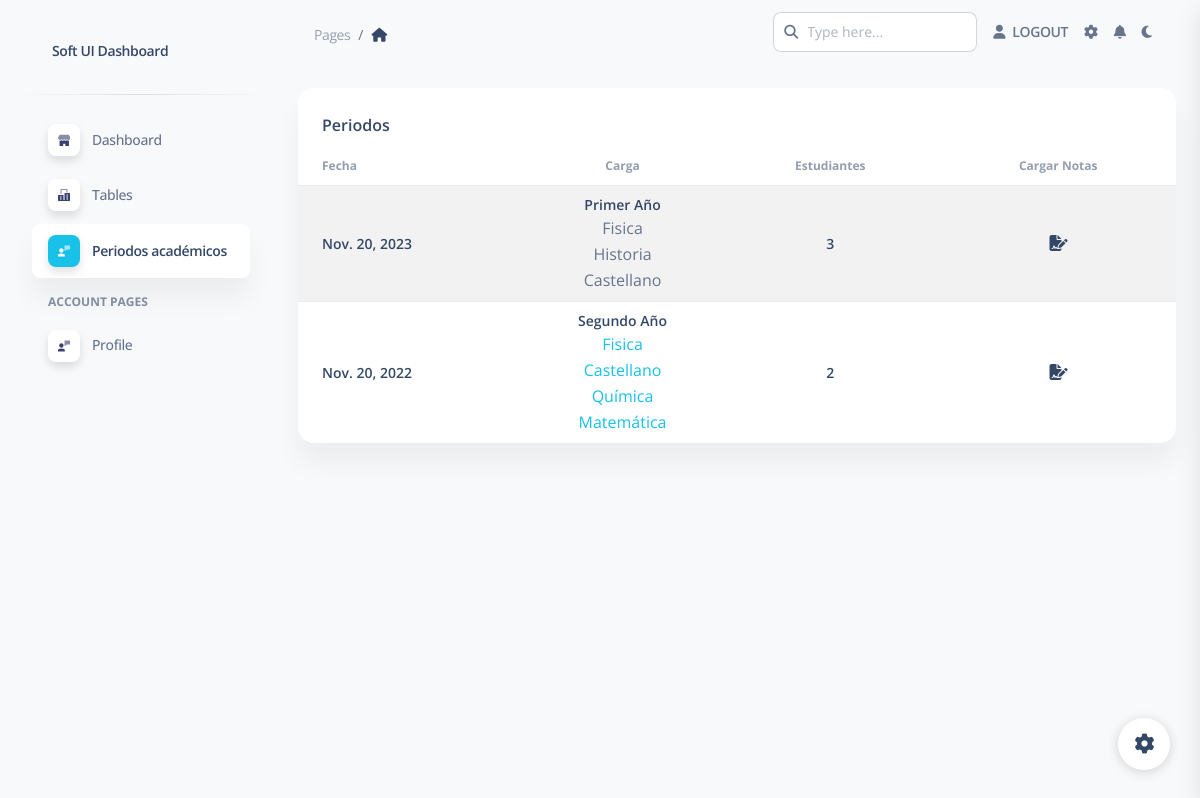
Before: /periodos with the older database file.
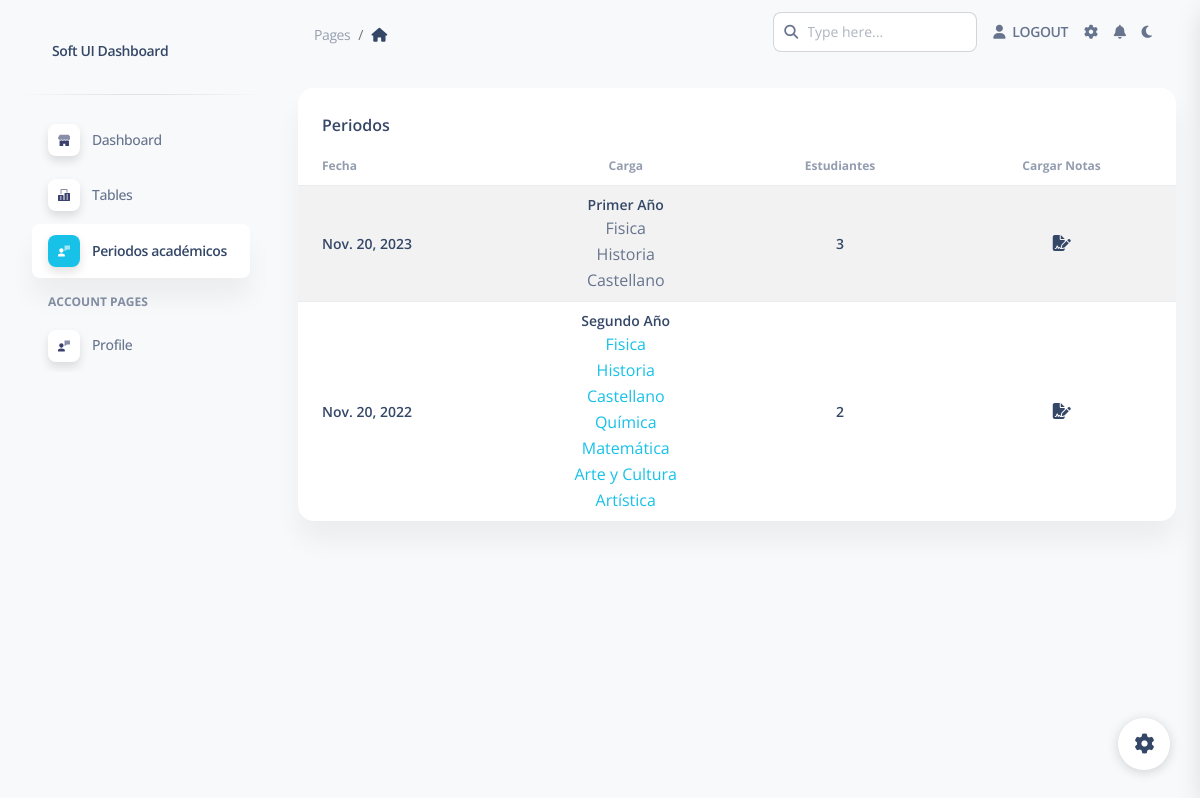
After: the same page with the newer database file.
### apps/home/models.py (models this page shows, shortened)
class Periodo(models.Model):
    fecha = models.DateField(null=True)
    carga = models.ForeignKey('home.Carga', on_delete=models.RESTRICT, null=True)
    class Meta:
        verbose_name = ("Periodo")
        verbose_name_plural = ("Periodos")

class Carga(models.Model):
    titulo = models.CharField(max_length=30, null=True)
    materias = models.ManyToManyField(Materia)
    class Meta:
        verbose_name = ("Carga ")
        verbose_name_plural = ("Cargas")

class Materia(models.Model):
    nombre = models.CharField(max_length=30, unique=True, null=True)
    class Meta:
        verbose_name = ("Materia")
        verbose_name_plural = ("Materias")

### apps/home/views.py (the view)
# urls.py: path('periodos', views.periodos, name='periodos'),
def periodos(request):
    periodos = Periodo.objects.all().annotate(num_estudiantes=Count('estudiante'))
    context={
        'periodos':periodos,
        'segment':'periodo',
        'title':'Periodos',
        'table':'home/table-content/periodos.html',
    }
    return render(request, 'home/table.html', context)

### apps/context_processors.py (called while the page is built)
def cfg_assets_root(request):
    return { 'ASSETS_ROOT' : settings.ASSETS_ROOT }

### apps/templates/home/table.html (shortened to what this page needs)
{% extends 'layouts/base.html' %}
{% block content %}
{% load tags %}
<div class="container-fluid py-4">
  <div class="row">
    <div class="col-12">
      <div class="card mb-4">
        <div class="card-header pb-0">
          <h6>{{ title }}</h6>
        </div>
        <div class="card-body p-0">
          <div class="table-responsive p-0">
            {% include table %}
          </div>
        </div>
      </div>
    </div>
  </div>
</div>
{% endblock content %}

### apps/templates/home/table-content/periodos.html
<table class="table table-striped mb-0 ">
  <thead>
    <tr>
      <th class="text-xs font-weight-bolder opacity-7">Fecha</th>
      <th class="text-xs font-weight-bolder opacity-7 text-center">Carga</th>
      <th class="text-xs font-weight-bolder opacity-7 text-center">Estudiantes</th>
      <th class="text-xs font-weight-bolder opacity-7 text-center">Cargar Notas</th>
    </tr>
  </thead>
  <tbody>
    {% for periodo in periodos %}
    <tr class="text-primary">
      <td class="font-weight-bold align-middle ps-4">
        <h6 class="text-sm m-0">{{ periodo.fecha }}</h6>
      </td>
      <td class="font-weight-bold align-middle text-center">
        <h6 class="text-sm m-0">{{ periodo.carga.titulo }}</h6>
        {% for materia in periodo.carga.materias.all %}
          <p class="p-0 m-0">{{ materia.nombre }}</p>
        {% endfor %}
      </td>
      <td class="font-weight-bold align-middle text-center">
        <h6 class="text-sm m-0">{{ periodo.num_estudiantes }}</h6>
      </td>
      <td class="font-weight-bold align-middle text-center">
        <a href="{% url 'carga_notas' periodo.id %}">
          <i class="fas fa-file-signature"></i>
        </a>
      </td>
    </tr>
    {% endfor %}
  </tbody>
</table>

Changed rows visible on the page:
computed for Periodo "Nov. 20, 2022": gains Materia (nombre "Historia")
added Materia: nombre "Arte y Cultura", shown under Periodo "Nov. 20, 2022"
added Materia: nombre "Artística", shown under Periodo "Nov. 20, 2022"
